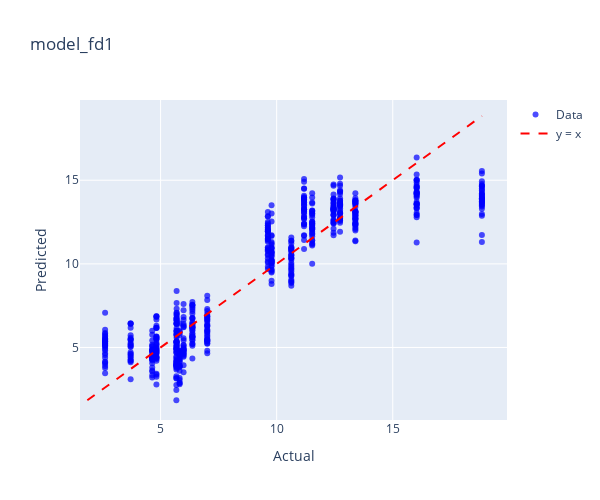
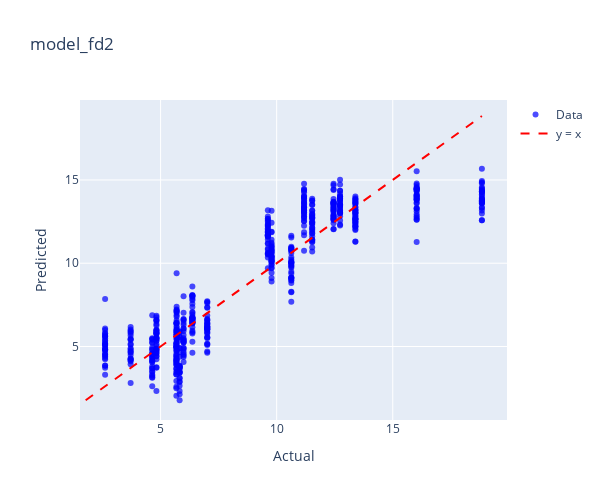
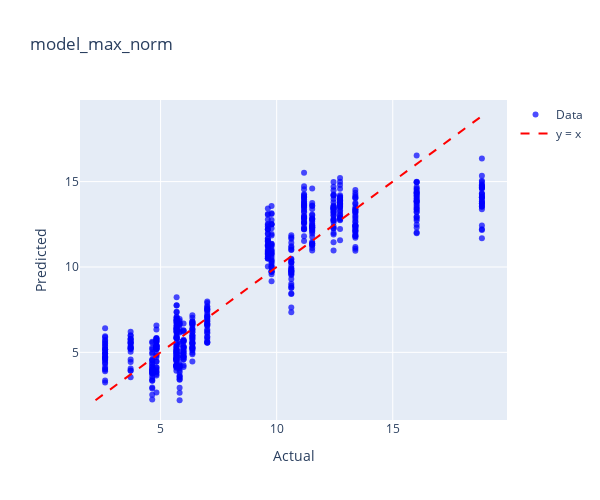
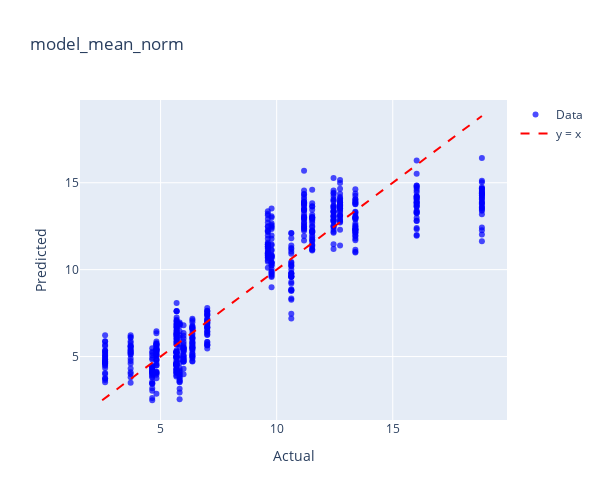

Here is the notebook cell these charts were saved with, in order:
### Code cell
model_dict = {
    'model_fd1': (model_fd1, gula_reduksi_fd1),
    'model_fd2': (model_fd2, gula_reduksi_fd2),
    'model_max_norm': (model_max_norm, gula_reduksi_max_norm),
    'model_mean_norm': (model_mean_norm, gula_reduksi_mean_norm),
    'model_msc': (model_msc, gula_reduksi_msc),
    'model_ori': (model_ori, gula_reduksi_ori),
    'model_range_norm': (model_range_norm, gula_reduksi_range_norm),
    'model_sg1': (model_sg1, gula_reduksi_sg1),
    'model_sg2': (model_sg2, gula_reduksi_sg2),
    'model_snv': (model_snv, gula_reduksi_snv),
}

for name, (model, data) in model_dict.items():
    print(f"Plotting for {name}")
    plot_actual_vs_predicted_plotly(model, data, 'Gula Reduksi',name)

### Figure 1 — Plotly figure (JSON) as saved in the notebook; plotly's stock layout.template omitted (floating-point values rounded to 4 significant figures; data arrays with more than 128 entries replaced by an {"elided": "..."} marker saying what was removed)
{"data": [{"hovertemplate": "Index: %{text}<br>Actual: %{x}<br>Predicted: %{y}<extra></extra>", "marker": {"color": "blue", "opacity": 0.7, "size": 6}, "mode": "markers", "name": "Data", "text": {"elided": "653 str values"}, "type": "scatter", "x": {"elided": "653 float values"}, "y": {"elided": "653 float values"}}, {"line": {"color": "red", "dash": "dash"}, "mode": "lines", "name": "y = x", "type": "scatter", "x": [1.845, 18.84], "y": [1.845, 18.84]}], "layout": {"height": 500, "title": {"text": "model_fd1"}, "width": 600, "xaxis": {"title": {"text": "Actual"}}, "yaxis": {"title": {"text": "Predicted"}}}}

### Figure 2 — Plotly figure (JSON) as saved in the notebook; plotly's stock layout.template omitted (floating-point values rounded to 4 significant figures; data arrays with more than 128 entries replaced by an {"elided": "..."} marker saying what was removed)
{"data": [{"hovertemplate": "Index: %{text}<br>Actual: %{x}<br>Predicted: %{y}<extra></extra>", "marker": {"color": "blue", "opacity": 0.7, "size": 6}, "mode": "markers", "name": "Data", "text": {"elided": "653 str values"}, "type": "scatter", "x": {"elided": "653 float values"}, "y": {"elided": "653 float values"}}, {"line": {"color": "red", "dash": "dash"}, "mode": "lines", "name": "y = x", "type": "scatter", "x": [1.773, 18.84], "y": [1.773, 18.84]}], "layout": {"height": 500, "title": {"text": "model_fd2"}, "width": 600, "xaxis": {"title": {"text": "Actual"}}, "yaxis": {"title": {"text": "Predicted"}}}}

### Figure 3 — Plotly figure (JSON) as saved in the notebook; plotly's stock layout.template omitted (floating-point values rounded to 4 significant figures; data arrays with more than 128 entries replaced by an {"elided": "..."} marker saying what was removed)
{"data": [{"hovertemplate": "Index: %{text}<br>Actual: %{x}<br>Predicted: %{y}<extra></extra>", "marker": {"color": "blue", "opacity": 0.7, "size": 6}, "mode": "markers", "name": "Data", "text": {"elided": "653 str values"}, "type": "scatter", "x": {"elided": "653 float values"}, "y": {"elided": "653 float values"}}, {"line": {"color": "red", "dash": "dash"}, "mode": "lines", "name": "y = x", "type": "scatter", "x": [2.196, 18.84], "y": [2.196, 18.84]}], "layout": {"height": 500, "title": {"text": "model_max_norm"}, "width": 600, "xaxis": {"title": {"text": "Actual"}}, "yaxis": {"title": {"text": "Predicted"}}}}

### Figure 4 — Plotly figure (JSON) as saved in the notebook; plotly's stock layout.template omitted (floating-point values rounded to 4 significant figures; data arrays with more than 128 entries replaced by an {"elided": "..."} marker saying what was removed)
{"data": [{"hovertemplate": "Index: %{text}<br>Actual: %{x}<br>Predicted: %{y}<extra></extra>", "marker": {"color": "blue", "opacity": 0.7, "size": 6}, "mode": "markers", "name": "Data", "text": {"elided": "653 str values"}, "type": "scatter", "x": {"elided": "653 float values"}, "y": {"elided": "653 float values"}}, {"line": {"color": "red", "dash": "dash"}, "mode": "lines", "name": "y = x", "type": "scatter", "x": [2.485, 18.84], "y": [2.485, 18.84]}], "layout": {"height": 500, "title": {"text": "model_mean_norm"}, "width": 600, "xaxis": {"title": {"text": "Actual"}}, "yaxis": {"title": {"text": "Predicted"}}}}
